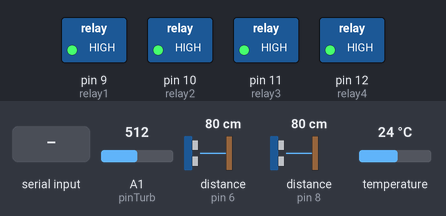
Bench run of a sketch on a simulated Arduino Uno, built with avr-gcc and run on an emulated ATmega328P. On the bench: switched loads named in the sketch (green lamp = pin HIGH). Inputs (shaded band) come from the test bench; at power-on: A1 (pinTurb) = 512, distance to the obstacle (sensors on pin 6, pin 8) 80 cm, temperature 24 °C. The echo pulse lasts 58.3 µs per cm; the local clock reads 2024-03-15 10:24:30 at power-on unless the sketch sets it; pins used as bus, display or sensor lines are not drawn.

Above: at 2.8 s.
2.9 s: "Ya" received over the second serial link
At 3.9 s:
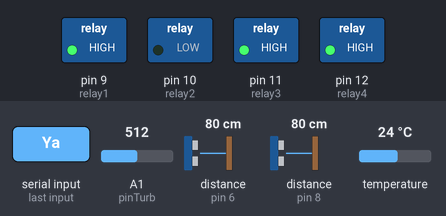
Timing chart, 0 to 5.9 s (numbered marks = the images above; inputs shaded):
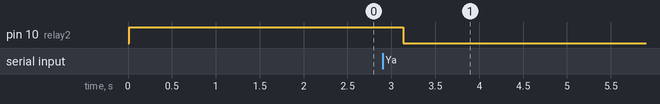

The sketch:

Code_ArduinoUno_Akuarium_IoT_Fix.ino
```cpp
#include <SoftwareSerial.h>
SoftwareSerial dataSerial(2, 3);
#include <DS3231.h>

// Sensor DS18b20
#include <OneWire.h>
#include <DallasTemperature.h>
#define ONE_WIRE_BUS 4
OneWire oneWire(ONE_WIRE_BUS);
DallasTemperature sensor(&oneWire);
float suhuDS18B20;

// sensor ultrasonik jarak pakan
#define trigPin 5
#define echoPin 6
long distance, duration;

// sensor ultrasonik ketinggian air
#define trigPin2 7
#define echoPin2 8
long duration_2, distance_2;

// sensor turbidity
int pinTurb = A1;
float V, kekeruhan, Vrata2, Vhasil;

// rtc
DS3231  rtc(SDA, SCL);
Time t;
String jam, menit, waktu;

// relay
const int relay1 = 9;
const int relay2 = 10;
const int relay3 = 11;
const int relay4 = 12;

int relayON = LOW; //relay nyala
int relayOFF = HIGH; //relay mati

void setup() {
  // put your setup code here, to run once:
  Serial.begin(9600);
  dataSerial.begin(9600);
  sensor.begin();      //Menginisialisasikan sensor One-Wire DS18B20
  rtc.begin();
   //   rtc.setDate(21, 7, 2022);   //mensetting tanggal 29 maret 2020
   //   rtc.setDOW(5);              //menset hari "Minggu"
      //rtc.setTime(19, 33, 50);    //menset jam 13:02:40

  pinMode(trigPin, OUTPUT); // ultrasonik pakan
  pinMode(echoPin, INPUT);
  pinMode(trigPin2, OUTPUT); // ultrasonik ketinggian air
  pinMode(echoPin2, INPUT);
  pinMode(relay1, OUTPUT);
  pinMode(relay2, OUTPUT);
  pinMode(relay3, OUTPUT);
  pinMode(relay4, OUTPUT);
  digitalWrite(relay1, relayOFF);
  digitalWrite(relay2, relayOFF);
  digitalWrite(relay3, relayOFF);
  digitalWrite(relay4, relayOFF);
}

void loop() {
  // put your main code here, to run repeatedly:
  String minta = "";
  while (dataSerial.available() > 0) {
    char c = dataSerial.read();
    minta += c;
  }

  minta.trim();

  if (minta == "Ya") {
    kirim_data();
  }
  minta = "";
  delay(1000);
}

void kirim_data() {
  // KENDALI SUHU AIR AKUARIUM
  // sensor ds18b20
  sensor.setResolution(9);  // Sebelum melakukan pengukuran, atur resolusinya
  sensor.requestTemperatures();  // Perintah konversi suhu
  suhuDS18B20 = sensor.getTempCByIndex(0);  //Membaca data suhu dari sensor dan mengkonversikannya ke nilai Celsius

  // KENDALI SUHU AIR
  if (suhuDS18B20 < 24) {
    digitalWrite(relay3, relayON);
    digitalWrite(relay4, relayOFF);
  }
  else if (suhuDS18B20 > 28) {
    digitalWrite(relay4, relayON);
    digitalWrite(relay3, relayOFF);
  }
  else {
    digitalWrite(relay3, relayOFF);
    digitalWrite(relay4, relayOFF);
  }

  // sensor ultrasonik pakan
  digitalWrite(trigPin, LOW);
  delayMicroseconds(2);
  digitalWrite(trigPin, HIGH);
  delayMicroseconds(10);
  digitalWrite(trigPin, LOW);
  duration = pulseIn(echoPin, HIGH);
  distance = duration * 0.034 / 2;

  // Waktu RTC
  t = rtc.getTime();
  jam = t.hour;
  menit = t.min;
  waktu = jam + ":" + menit;

  // sensor ultrasonik ketinggian air
  digitalWrite(trigPin2, LOW);
  delayMicroseconds(2);
  digitalWrite(trigPin2, HIGH);
  delayMicroseconds(10);
  digitalWrite(trigPin2, LOW);
  duration_2 = pulseIn(echoPin2, HIGH);
  distance_2 = duration_2 * 0.034 / 2;

  // KENDALI KETinggian AIR
  if (distance_2 <= 7) {
    digitalWrite(relay2, relayOFF);
  }
  else if (distance_2 >= 20) {
    digitalWrite(relay2, relayON);
    digitalWrite(relay1, relayOFF);
  }

  V = 0;
  for(int i=0; i<800; i++){
    V += ((float)analogRead(pinTurb)/1023)*5;
  }

  Vrata2 = V/800;
  Vhasil = roundf(Vrata2*10.0f)/10.0f;

  if(Vhasil < 2.5)
  {
    kekeruhan = 30;
  }
  else
  {
    kekeruhan = (-1120.4*square(Vhasil)+5742.3*Vhasil-4353.8)/100;
  }

  if (kekeruhan > 25 && distance_2 < 7) {
    digitalWrite(relay1, relayON);
  }
  else if (kekeruhan < 25) {
    digitalWrite(relay1, relayOFF);
  }

  // sediakan variabel penampung data yg akan dikirim
  String datakirim = String (suhuDS18B20) + "#" + String (distance) + "#" + String (waktu) + "#" + String (distance_2) + "#" + String (Vhasil) + "#" + String (kekeruhan);
  dataSerial.println(datakirim);
}
```

Measured:
- after the input at 2.9 s, pin 10 (relay2): HIGH → LOW after 0.24 s
